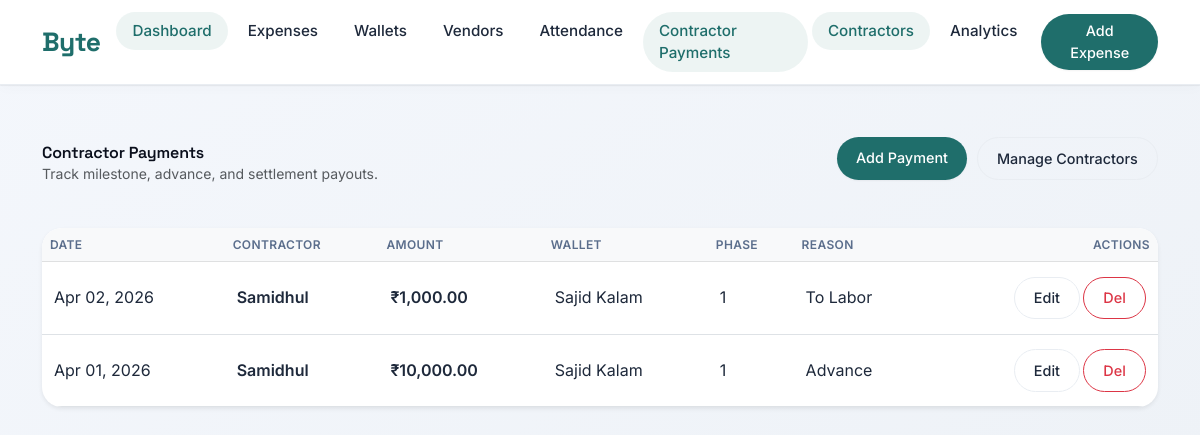
The page /contractors/payments/ on the database its author committed.
### contractors/models.py (models this page shows, shortened)
class ContractorPayment(models.Model):
	contractor = models.ForeignKey(Contractor, on_delete=models.CASCADE, related_name='payments')
	date = models.DateField()
	amount = models.DecimalField(max_digits=12, decimal_places=2)
	wallet = models.ForeignKey('wallets.Wallet', on_delete=models.PROTECT)
	reason = models.CharField(max_length=255, blank=True)
	phase = models.CharField(max_length=100, blank=True, null=True)
	linked_expense = models.OneToOneField('expenses.Expense', on_delete=models.SET_NULL, null=True, blank=True)
	created_at = models.DateTimeField(auto_now_add=True)
	class Meta:
		indexes = [
			models.Index(fields=['date']),
			models.Index(fields=['contractor']),
		]

class Contractor(models.Model):
	name = models.CharField(max_length=255)
	contact = models.CharField(max_length=255, blank=True)

### wallets/models.py (models this page shows, shortened)
class Wallet(models.Model):
    name = models.CharField(max_length=255)
    initial_balance = models.DecimalField(max_digits=12, decimal_places=2, default=0.00)

### contractors/views.py (the view)
# urls.py: path('payments/', views.ContractorPaymentListView.as_view(), name='payments'),
class ContractorPaymentListView(ListView):
	model = ContractorPayment
	template_name = 'contractors/payment_list.html'
	context_object_name = 'payments'
	ordering = ['-date', '-created_at']

### templates/contractors/payment_list.html
{% extends 'base.html' %}
{% load humanize %}
{% block content %}
<div class="d-flex flex-wrap justify-content-between align-items-center mb-4 gap-3">
    <div>
        <div class="page-title brand-font">Contractor Payments</div>
        <div class="text-muted small">Track milestone, advance, and settlement payouts.</div>
    </div>
    <div class="action-strip">
        <a href="{% url 'contractors:payment_create' %}" class="btn btn-primary">Add Payment</a>
        <a href="{% url 'contractors:list' %}" class="btn btn-outline-secondary">Manage Contractors</a>
    </div>
</div>
<div class="card shadow-sm">
    <div class="table-responsive">
        <table class="table table-hover align-middle mb-0">
            <thead class="table-light">
                <tr>
                    <th>Date</th>
                    <th>Contractor</th>
                    <th>Amount</th>
                    <th class="d-none d-md-table-cell">Wallet</th>
                    <th class="d-none d-md-table-cell">Phase</th>
                    <th class="d-none d-lg-table-cell">Reason</th>
                    <th class="text-end">Actions</th>
                </tr>
            </thead>
            <tbody>
                {% for payment in payments %}
                <tr>
                    <td class="text-nowrap">{{ payment.date|date:"M d, Y" }}</td>
                    <td class="fw-semibold">{{ payment.contractor.name }}</td>
                    <td class="fw-semibold">₹{{ payment.amount|floatformat:2|intcomma }}</td>
                    <td class="d-none d-md-table-cell">{{ payment.wallet.name }}</td>
                    <td class="d-none d-md-table-cell">{{ payment.phase|default:"—" }}</td>
                    <td class="d-none d-lg-table-cell text-wrap">{{ payment.reason|default:"—" }}</td>
                    <td class="text-end text-nowrap">
                        <div class="btn-group btn-group-sm" role="group">
                            <a href="{% url 'contractors:payment_update' payment.pk %}" class="btn btn-outline-secondary rounded-pill me-1">Edit</a>
                            <a href="{% url 'contractors:payment_delete' payment.pk %}" class="btn btn-outline-danger rounded-pill">Del</a>
                        </div>
                    </td>
                </tr>
                {% empty %}
                <tr><td colspan="7" class="text-center py-4 text-muted">No contractor payments yet.</td></tr>
                {% endfor %}
            </tbody>
        </table>
    </div>
</div>
{% endblock %}

### templates/base.html (style rules this page uses)
:root { --ink: #0a0f1c; --ink-soft: #1e293b; --muted: #5b6e8c; --muted-light: #8a99b0; --bg: #f8fafc; --card-bg: #ffffff; --border-subtle: #e9edf2; --accent: #1f6e6b; --accent-soft: #2c7e7b; --accent-light: rgba(31, 110, 107, 0.08); --warning: #e67e22; --danger: #dc5f5f; --shadow-sm: 0 4px 12px rgba(0, 0, 0, 0.02), 0 1px 2px rgba(0, 0, 0, 0.03); --shadow-md: 0 8px 24px rgba(0, 0, 0, 0.04), 0 2px 4px rgba(0, 0, 0, 0.02); --shadow-lg: 0 20px 32px -12px rgba(0, 0, 0, 0.08); --radius-card: 1.25rem; --radius-element: 0.85rem; }
* { margin: 0; padding: 0; box-sizing: border-box; }
body { font-family: 'Inter', sans-serif; background: linear-gradient(145deg, #f4f7fc 0%, #eef2f7 100%); color: var(--ink); line-height: 1.45; -webkit-font-smoothing: antialiased; }
h1, h2, h3, h4, .brand-font { font-family: 'Space Grotesk', sans-serif; font-weight: 600; letter-spacing: -0.01em; }
.card { background: var(--card-bg); border: none; border-radius: var(--radius-card); box-shadow: var(--shadow-md); transition: transform 0.2s ease, box-shadow 0.2s; margin-bottom: 1.25rem; overflow: hidden; }
.btn { border-radius: 60px; padding: 0.6rem 1.2rem; font-weight: 500; font-size: 0.9rem; transition: all 0.2s; }
.btn-primary { background: var(--accent); border: none; box-shadow: 0 1px 2px rgba(0,0,0,0.05); }
.btn-outline-secondary { border-color: var(--border-subtle); color: var(--ink-soft); }
.table { --bs-table-bg: transparent; margin-bottom: 0; }
.table th { font-weight: 600; font-size: 0.75rem; text-transform: uppercase; letter-spacing: 0.03em; color: var(--muted); border-bottom-width: 1px; }
.table td { vertical-align: middle; padding: 0.9rem 0.75rem; color: var(--ink-soft); }
.table-responsive { border-radius: var(--radius-card); overflow-x: auto; -webkit-overflow-scrolling: touch; }
.table td, .table th { white-space: nowrap; }
.table td.text-wrap { white-space: normal; word-break: break-word; }
.action-strip { display: flex; flex-wrap: wrap; gap: 0.6rem; margin: 1rem 0 1.5rem; }
button, a.btn, .nav-link, .form-control, .form-select { touch-action: manipulation; }

### rows shown on the page
ContractorPayment: date "Apr 02, 2026", contractor.name "Samidhul", amount "1,000.00", wallet.name "Sajid Kalam", phase "1", reason "To Labor"
ContractorPayment: date "Apr 01, 2026", contractor.name "Samidhul", amount "10,000.00", wallet.name "Sajid Kalam", phase "1", reason "Advance"
